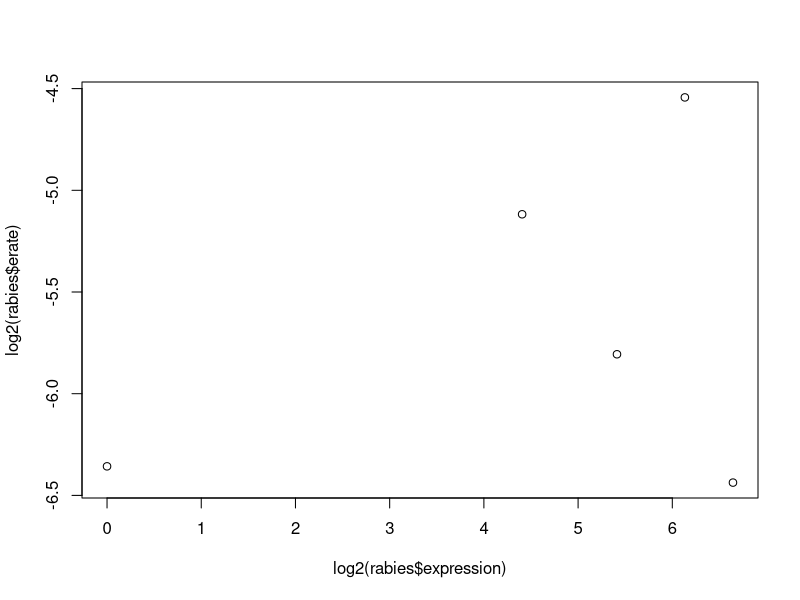

R code for this plot: (Note: this script raises an error after producing the figure.)
rabies <- read.table("rabies.txt",sep = "\t",header=T)
library(ggplot2)
library(grid)
plot(log2(rabies$expression),log2(rabies$erate))
cor.test(log2(rabies$expression),log2(rabies$erate),method = "s")
fig5d <- ggplot(rabies,aes(log2(expression),log2(erate)))
fig5d <- fig5d + 
  geom_point(color = "#de404c")+
  my_theme2
fig5d
pdf("fig5d.pdf",useDingbats = F,width = 3.6,height = 3.6)  
grid.newpage()
pushViewport(viewport(layout=grid.layout(1,1)))
vplayout <- function(x,y)
  viewport(layout.pos.row = x,layout.pos.col = y)
print(fig5d,vp=vplayout(1,1))
dev.off()
